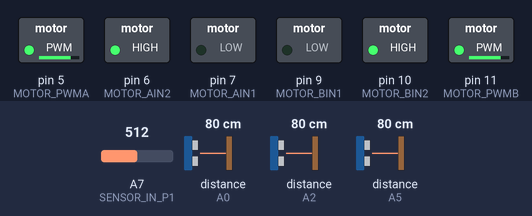
Bench run of a sketch on a simulated Arduino Nano, built with avr-gcc and run on an emulated ATmega328P. On the bench: switched loads named in the sketch (green lamp = pin HIGH). Inputs (shaded band) come from the test bench; at power-on: distance to the obstacle (sensors on A0, A5, A2) 80 cm, A7 (SENSOR_IN_P1) = 512. What the sketch prints to the serial monitor is not drawn.

Above: at 6.2 s.
6.3 s: distance to the obstacle (sensor on A0) set to 11 cm
7.8 s: distance to the obstacle (sensor on A0) set to 8 cm
At 8.3 s:
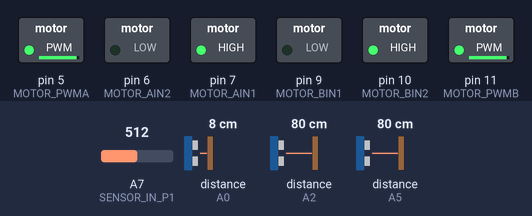
9.3 s: distance to the obstacle (sensor on A5) set to 11 cm
10.8 s: distance to the obstacle (sensor on A5) set to 8 cm
At 11.8 s:
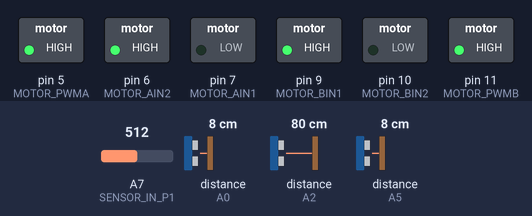
12.3 s: distance to the obstacle (sensor on A5) set to 18 cm
At 13.5 s:
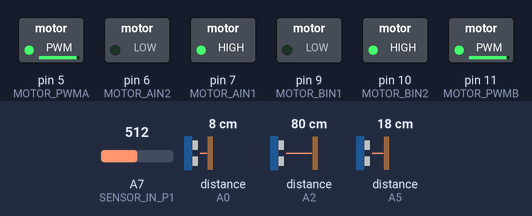
13.8 s: distance to the obstacle (sensor on A2) set to 11 cm
15.3 s: distance to the obstacle (sensor on A2) set to 8 cm
At 16.8 s:
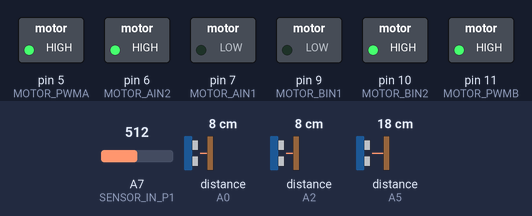
Timing chart, 0 to 17.8 s (numbered marks = the images above; inputs shaded):
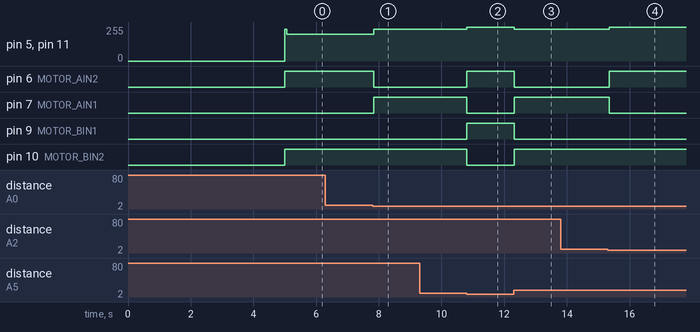

Measured:
- the behaviour switches between 10 and 9 cm on distance to the obstacle (sensor on A0) (found by bisection; images 0 and 1)
- the behaviour switches between 10 and 9 cm on distance to the obstacle (sensor on A5) (found by bisection; images 1 and 2)
- the behaviour switches between 10 and 9 cm on distance to the obstacle (sensor on A2) (found by bisection; images 3 and 4)
- after the input at 6.3 s, every drawn part: stays the same
- after the input at 7.8 s, pin 5 (MOTOR_PWMA), pin 11 (MOTOR_PWMB): 200/255 → 240/255 after 0.05 s; pin 6 (MOTOR_AIN2): HIGH → LOW after 0.05 s; pin 7 (MOTOR_AIN1): LOW → HIGH after 0.05 s
- after the input at 9.3 s, every drawn part: stays the same
- after the input at 10.8 s, pin 5 (MOTOR_PWMA), pin 11 (MOTOR_PWMB): 240/255 → 255/255 at once; pin 6 (MOTOR_AIN2), pin 9 (MOTOR_BIN1): LOW → HIGH at once; pin 7 (MOTOR_AIN1), pin 10 (MOTOR_BIN2): HIGH → LOW at once
- after the input at 12.3 s, pin 5 (MOTOR_PWMA), pin 11 (MOTOR_PWMB): 255/255 → 240/255 at once; pin 6 (MOTOR_AIN2), pin 9 (MOTOR_BIN1): HIGH → LOW at once; pin 7 (MOTOR_AIN1), pin 10 (MOTOR_BIN2): LOW → HIGH at once
- after the input at 13.8 s, every drawn part: stays the same
- after the input at 15.3 s, pin 5 (MOTOR_PWMA), pin 11 (MOTOR_PWMB): 240/255 → 255/255 after 0.06 s; pin 6 (MOTOR_AIN2): LOW → HIGH after 0.06 s; pin 7 (MOTOR_AIN1): HIGH → LOW after 0.06 s

The sketch:

MiniSumo.ino
```cpp
#include <SharpIR.h>

//MOTOR IZQUIERDA POR FUNCION
#define MOTOR_PWMA 5
#define MOTOR_AIN2 6  // CAMBIAR SI LA DIRECCION MOTOR ESTA AL CONTRARIO 6 por 7
#define MOTOR_AIN1 7  // CAMBIAR SI LA DIRECCION MOTOR ESTA AL CONTRARIO 7 por 6

//MOTOR DERECHA POR FUNCION
#define MOTOR_PWMB 11
#define MOTOR_BIN1 9  // CAMBIAR SI LA DIRECCION MOTOR ESTA AL CONTRARIO 11 por 10
#define MOTOR_BIN2 10  // CAMBIAR SI LA DIRECCION MOTOR ESTA AL CONTRARIO 10 por 11

//SENSORES DE PISO
#define SENSOR_IN_P1 A7
#define SENSOR_IN_P2 A6

//CONFIGURACION DE BUSQUEDA Y ATAQUE (MAX 255 Min 0)
#define VELOCIDAD_ATAQUE        254
#define VELOCIDAD_BUSQUEDA      200

#define IRDerecha A0 // define signal pin
#define IRCentro A2 // define signal pin
#define IRIzquierda A5

#define model1 1080 // for GP2Y0A21YK0F  used 1080
#define model2 1080 // for GP2Y0A21YK0F  used 1080
#define model3 1080

SharpIR SharpIRD(IRDerecha,model1);
SharpIR SharpIRC(IRCentro,model2);
SharpIR SharpIRI(IRIzquierda, model3);

//Sensores
int cal_sp_l,cal_sp_d;
int sp_l,sp_d;
int SensorDistaciaCentral;
int detecto_oponente;

//estrategia
int dsw;
int oponente_det;
int bandera_inicio;
int timeout_str;
int tiempo = 0;

//Ataque
int a_ataque;
int a_ubicacion;
int control_md, control_mi;
int x = 0;
int y = 0;
int cen = 0;
int der = 0;
int izq = 0;


//------------------------------------------------------------------------------FUNCIONES---------------------------------------
void adelante(int velocidad)
{
    analogWrite(MOTOR_PWMA, velocidad);
    analogWrite(MOTOR_PWMB, velocidad);
    digitalWrite(MOTOR_BIN1, LOW);
    digitalWrite(MOTOR_BIN2, HIGH);
    digitalWrite(MOTOR_AIN1, LOW);
    digitalWrite(MOTOR_AIN2, HIGH);
}

void atras(int velocidad)
{
    analogWrite(MOTOR_PWMA, velocidad);
    analogWrite(MOTOR_PWMB, velocidad);
    digitalWrite(MOTOR_BIN1, HIGH);
    digitalWrite(MOTOR_BIN2, LOW);
    digitalWrite(MOTOR_AIN1, HIGH);
    digitalWrite(MOTOR_AIN2, LOW);
}


void derecha(int velocidad)
{
    analogWrite(MOTOR_PWMA, velocidad);
    analogWrite(MOTOR_PWMB, velocidad);
    digitalWrite(MOTOR_BIN1, LOW);
    digitalWrite(MOTOR_BIN2, HIGH);
    digitalWrite(MOTOR_AIN1, HIGH);
    digitalWrite(MOTOR_AIN2, LOW);
}

void izquierda(int velocidad)
{
    analogWrite(MOTOR_PWMA, velocidad);
    analogWrite(MOTOR_PWMB, velocidad);
    digitalWrite(MOTOR_BIN1, HIGH);
    digitalWrite(MOTOR_BIN2, LOW);
    digitalWrite(MOTOR_AIN1, LOW);
    digitalWrite(MOTOR_AIN2, HIGH);
}

void detener(int velocidad)
{
    analogWrite(MOTOR_PWMA, velocidad);
    analogWrite(MOTOR_PWMB, velocidad);
    digitalWrite(MOTOR_BIN1, LOW);
    digitalWrite(MOTOR_BIN2, LOW);
    digitalWrite(MOTOR_AIN1, LOW);
    digitalWrite(MOTOR_AIN2, LOW);
}

bool lineaIzquierda()
{

  if(analogRead(SENSOR_IN_P1) > 300)
  {
      return true;
  }
  else
  {
    return false;
  }
}

bool lineaDerecha()
{

  if(analogRead(SENSOR_IN_P2) > 300)
  {
      return true;
  }
  else
  {
    return false;
  }
}


int calculo()
{

  int dis1=SharpIRD.distance();
  int dis2=SharpIRC.distance();
  int dis3=SharpIRI.distance();

  if(dis1 < dis2 && dis1 < dis3 && dis1 <10)
  {

    return 1; //Derecha

  }
   if(dis2< dis3 && dis2 < 10)
  {

    return 2; //Centro

  }
  else if(dis3< dis2 && dis3 < 10)
  {

    return 3; //Izquierdo

  }
  else
  {

    return 4; //Desconocido

  }

}


void setup()
{

  //PWM
  pinMode(MOTOR_PWMA,OUTPUT);
  pinMode(MOTOR_PWMB,OUTPUT);
  pinMode(MOTOR_AIN2,OUTPUT);
  pinMode(MOTOR_AIN1,OUTPUT);
  pinMode(MOTOR_BIN1,OUTPUT);
  pinMode(MOTOR_BIN2,OUTPUT);


  pinMode(SENSOR_IN_P1,INPUT);
  pinMode(SENSOR_IN_P2,INPUT);


  pinMode(IRIzquierda,INPUT);
  pinMode(IRCentro,INPUT);
  pinMode(IRDerecha,INPUT);
   digitalWrite(8,HIGH);

    //PARA DEBUGER
  Serial.begin(9600);

  //CALIBRAR SENSORES DE PISO
   cal_sp_l = 0;
   cal_sp_d = 0;

  delay(5000);
  adelante(240);
}

void loop() {


if(lineaIzquierda() || lineaDerecha())
{

int direccion = calculo();

Serial.print(direccion);

  if(direccion == 1)
  {
    derecha(240);
  }

  if ( direccion == 2)
  {

    adelante(255);

  }
  else if (direccion == 3 )
  {
    izquierda(255);
  }
  else if (direccion == 4)
  {
    adelante(200);
    }

}
else
{
atras(255);
delay(550);
detener(100);
}

}
```
